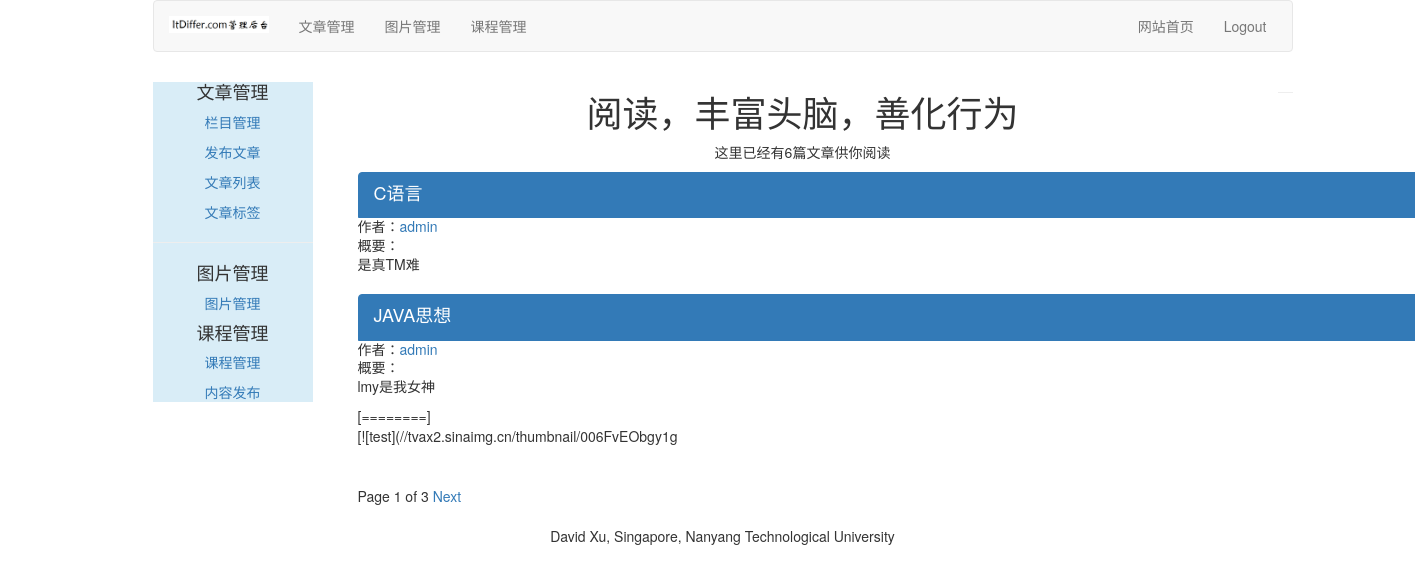
The page /article/list-article-titles/ on the database its author committed.
### article/models.py (models this page shows, shortened)
class ArticlePost(models.Model):
    author = models.ForeignKey(User, on_delete=models.CASCADE, related_name="article")
    title = models.CharField(max_length=200)
    slug = models.SlugField(max_length=500)
    column = models.ForeignKey(ArticleColumn, on_delete=models.CASCADE, related_name="article_column")
    body = models.TextField()
    created = models.DateTimeField(default=timezone.now)
    updated = models.DateTimeField(auto_now=True)
    users_like = models.ManyToManyField(User, related_name="articles_like", blank=True)
    article_tag = models.ManyToManyField(ArticleTag, related_name="article_tag", blank=True)
    class Meta:
        ordering = ("title",)
        index_together = (("id", "slug"),)
    def get_url_path(self):
        return reverse("article:article_content", args=[self.id, self.slug])

### article/list_views.py (the view)
# urls.py: path('list-article-titles/', list_views.article_titles, name="article_titles"),
def article_titles(request, username=None):
    if username:
        user = User.objects.get(username=username)
        articles_title = ArticlePost.objects.filter(author=user)
        try:
            userinfo = user.userinfo
        except:
            userinfo = None
    else:
        articles_title = ArticlePost.objects.all()
    paginator = Paginator(articles_title, 2)
    page = request.GET.get('page')
    try:
        current_page = paginator.page(page)
        articles = current_page.object_list
    except PageNotAnInteger:
        current_page = paginator.page(1)
        articles = current_page.object_list
    except EmptyPage:
        current_page = paginator.page(paginator.num_pages)
        articles = current_page.object_list
    if username:
        return render(request, "article/list/author_articles.html",
                      {"articles": articles, "page": current_page, "userinfo": userinfo, "user": user})
    return render(request, "article/list/article_titles.html", {"articles": articles, "page": current_page})

### article/templatetags/article_tags.py (called while the page is built)
@register.simple_tag
def total_articles():
    return ArticlePost.objects.count()

### templates/article/list/article_titles.html (shortened to what this page needs)
{% extends "article/base.html" %}
{% load article_tags %}
{% block content %}
    <div class="row text-center vertical-middle-sm">
        <h1>阅读，丰富头脑，善化行为</h1>
        <p>这里已经有{% total_articles %}篇文章供你阅读</p>
    </div>
    <div class="container">
        {% for article in articles %}
            <div class="list-group">
                <a href="{{ article.get_url_path }}" class="list-group-item active">
                    <h4 class="list-group-item-heading">{{ article.title }}</h4></a>
                <p class="list-group-item-text">作者：<a
                        href="{% url 'article:author_articles' article.author.username %}">{{ article.author.username }}</a>
                </p>
                <p class="list-group-item-text">概要：{{ article.body|slice:"70"|linebreaks }}</p>
            </div>
        {% endfor %}
        {% include "paginator.html" %}
    </div>
{% endblock %}

### rows shown on the page
ArticlePost: title "C语言", author.username "admin", body "是真TM难"
ArticlePost: title "JAVA思想", author.username "admin", body "lmy是我女神 [========] [![test](//tvax2.sinaimg.cn/thumbnail/006FvEObgy1g"

### other values the page prints
{{ page.number }} "1"
{{ page.paginator.num_pages }} "3"
